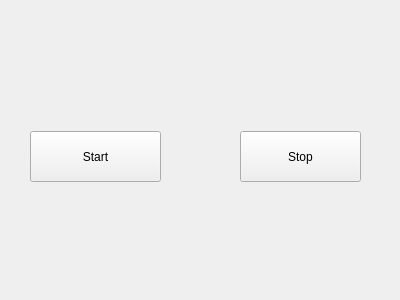
<?xml version="1.0" encoding="UTF-8"?>
<ui version="4.0">
 <class>HomeWindow</class>
 <widget class="QMainWindow" name="HomeWindow">
  <property name="geometry">
   <rect>
    <x>0</x>
    <y>0</y>
    <width>400</width>
    <height>300</height>
   </rect>
  </property>
  <property name="windowTitle">
   <string/>
  </property>
  <property name="autoFillBackground">
   <bool>false</bool>
  </property>
  <property name="styleSheet">
   <string notr="true">QWidget{
	/*background-color: rgb(252, 1, 7);*/
	/*background-image:url(:/Pics/StarCar.png);*/
}</string>
  </property>
  <widget class="QWidget" name="centralWidget">
   <widget class="QPushButton" name="pushButton">
    <property name="geometry">
     <rect>
      <x>30</x>
      <y>131</y>
      <width>131</width>
      <height>51</height>
     </rect>
    </property>
    <property name="text">
     <string>Start</string>
    </property>
   </widget>
   <widget class="QPushButton" name="pushButton_2">
    <property name="geometry">
     <rect>
      <x>240</x>
      <y>131</y>
      <width>121</width>
      <height>51</height>
     </rect>
    </property>
    <property name="text">
     <string>Stop</string>
    </property>
   </widget>
  </widget>
 </widget>
 <layoutdefault spacing="6" margin="11"/>
 <resources/>
 <connections/>
</ui>
